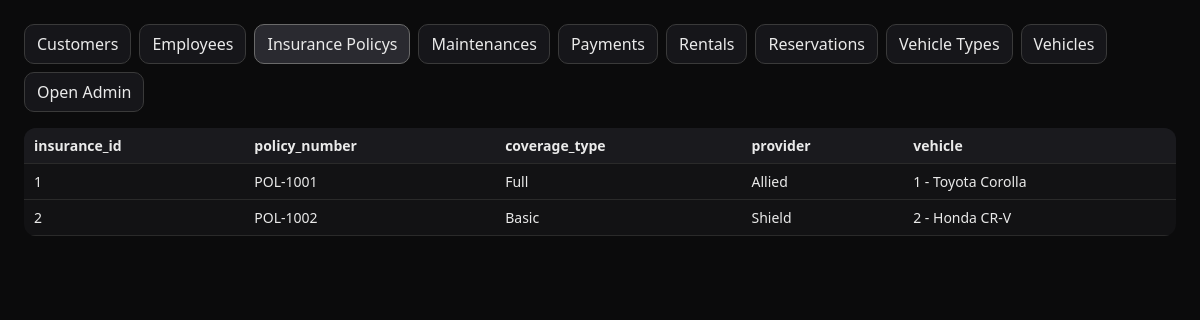
The app's page /?table=InsurancePolicy with its own data.
### rental/models.py (models this page shows, shortened)
class InsurancePolicy(models.Model):
    insurance_id = models.IntegerField(primary_key=True)
    policy_number = models.CharField(max_length=50, unique=True)
    coverage_type = models.CharField(max_length=100, blank=True, null=True)
    provider = models.CharField(max_length=100, blank=True, null=True)
    vehicle = models.ForeignKey(Vehicle, on_delete=models.PROTECT)

### rental/views.py (the view)
# urls.py: path("", views.dashboard, name="dashboard"),
def dashboard(request):
    app = apps.get_app_config("rental")
    models = sorted([m for m in app.get_models()], key=lambda m: m._meta.verbose_name_plural.lower())
    model_map = {m.__name__: m for m in models}
    selected_name = request.GET.get("table") or (models[0].__name__ if models else "")
    selected = model_map.get(selected_name) if selected_name else None
    headers, rows = ([], [])
    if selected:
        headers, rows = _rows_for(selected)
    tabs = [{"name": m.__name__, "label": m._meta.verbose_name_plural.title()} for m in models]
    ctx = {"tabs": tabs, "selected_name": selected_name, "headers": headers, "rows": rows}
    return render(request, "dashboard.html", ctx)

### rental/models.py (called while the page is built)
    def __str__(self): return f"{self.vehicle_id} - {self.make} {self.model}"

### rental/views.py (called while the page is built)
def _rows_for(model, limit=200):
    fields = [f for f in model._meta.fields]
    headers = [f.name for f in fields]
    rows = []
    for obj in model.objects.all()[:limit]:
        row = []
        for f in fields:
            v = getattr(obj, f.name)
            row.append(str(v) if f.is_relation and v is not None else v)
        rows.append(row)
    return headers, rows

### templates/dashboard.html (shortened to what this page needs)
<!doctype html>
<html>
<head>
</head>
<body>
  <div class="bar">
    {% for t in tabs %}
      <a class="btn {% if t.name == selected_name %}active{% endif %}" href="?table={{t.name}}">{{ t.label }}</a>
    {% endfor %}
    <a class="btn" href="/admin/" target="_blank">Open Admin</a>
  </div>
  {% if headers and rows %}
  <table>
    <tr>
      {% for h in headers %}<th>{{ h }}</th>{% endfor %}
    </tr>
    {% for r in rows %}
    <tr>
      {% for c in r %}<td>{{ c }}</td>{% endfor %}
    </tr>
    {% endfor %}
  </table>
  {% else %}
    <div class="empty">No data.</div>
  {% endif %}
</body>
</html>

### templates/dashboard.html (style rules this page uses)
body { font-family:system-ui,-apple-system,Segoe UI,Roboto,Helvetica,Arial,sans-serif;margin:24px;background:#0b0b0c;color:#eaeaea }
a,button { color:inherit;text-decoration:none }
.bar { display:flex;gap:8px;flex-wrap:wrap;align-items:center;margin-bottom:16px }
.btn { border:1px solid #3a3a3a;padding:8px 12px;border-radius:10px;background:#16161a;cursor:pointer }
.btn.active { background:#2a2a30;border-color:#6a6a6a }
table { border-collapse:collapse;width:100%;background:#121214;border-radius:12px;overflow:hidden }
th,td { border-bottom:1px solid #2a2a2a;padding:8px 10px;text-align:left;font-size:14px }
th { background:#1a1a1e;font-weight:600 }

### records on screen
InsurancePolicy: r "POL-1001" "Full" "Allied"
InsurancePolicy: r "POL-1002" "Basic" "Shield"

### other values on screen
{{ t.label }} "Customers" "Employees" "Insurance Policys" "Maintenances" "Payments" "Rentals" "Reservations" "Vehicle Types" "Vehicles"
{{ h }} "insurance_id" "policy_number" "coverage_type" "provider" "vehicle"
{{ c }} "1" "1 - Toyota Corolla" "2" "2 - Honda CR-V"
